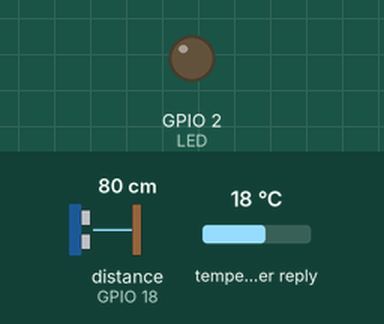
This sketch was run on a simulated ESP32. Shown: output pins drawn as LEDs (lit = HIGH). Wiring (inferred from the names in the program): ultrasonic range finder: trigger GPIO 5; echo GPIO 18. Dashed ring = blinking. Inputs (shaded band) come from the test bench; at power-on: distance to the obstacle (sensor on GPIO 18) 80 cm, temperature in the weather reply 18 °C. The echo pulse lasts 58.3 µs per cm; WiFi joins after 1.5 s; servers stay silent unless stated; the local clock reads 2024-03-15 10:24:30 at power-on unless the sketch sets it; the Firebase database answers and starts empty; web services answer with replies made up by the test bench; pins used as bus, display or sensor lines are not drawn; what the sketch prints to the serial monitor is not drawn.

Above: at 2.7 s.
2.8 s: distance to the obstacle (sensor on GPIO 18) set to 23 cm
6.2 s: distance to the obstacle (sensor on GPIO 18) set to 19 cm
At 8.34 s:
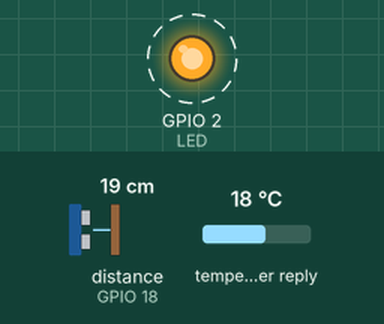
Timing chart, 0 to 31.0 s (numbered marks = the images above; inputs shaded):
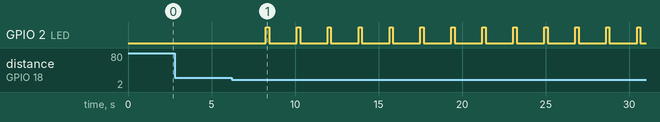

Measured:
- the behaviour switches between 21 and 20 cm on distance to the obstacle (sensor on GPIO 18) (found by bisection; images 0 and 1)
- after the input at 2.8 s, every drawn part: stays the same
- after the input at 6.2 s, GPIO 2 (LED): alternates HIGH for 0.20 s and LOW for 1.7 s, starting after 2.0 s

The sketch:

Faro_.ino
```cpp
#include "index.h"
#include "conditions.h"


#include <WiFi.h>
#include <WebServer.h>
#include <HTTPClient.h>
#include <WiFiClient.h>

WebServer server(80);


#include "FirebaseESP32.h"
FirebaseData firebasedata;

const int trigPin=5;
const int echoPin=18;

#define SOUND_SPEED 0.034
#define CM_TO_INCH 0.393701

long duration;
float distance;
#define LED 2
int flag=0;
int visibility;
String timestamp;


double get_distance(){
    digitalWrite(trigPin, LOW);
  delayMicroseconds(2);
  // Sets the trigPin on HIGH state for 10 micro seconds
  digitalWrite(trigPin, HIGH);
  delayMicroseconds(10);
  digitalWrite(trigPin, LOW);

  // Reads the echoPin, returns the sound wave travel time in microseconds
  duration = pulseIn(echoPin, HIGH);


  // Calculate the distance
  distance = duration * SOUND_SPEED/2;
  // Prints the distance in the Serial Monitor
  //Serial.print("Ciao");
  Serial.print("Distance (cm): ");
  Serial.println(distance);
  Serial.print("\n");
  return distance;
}

int timezone=2;
int dst=0;

String get_timestamp(){
  String timestamp="";
  time_t now= time(nullptr);
  timestamp=String(ctime(&now));
  timestamp.remove(24);

  if (timestamp.endsWith("1970")){
    return"";
  }
  else{
    return timestamp;
  }
}

int get_visibility(){
  int visibility = 0;

  if (Firebase.getInt(firebasedata, "visibility")) {

    if (firebasedata.dataType() == "int") {
      visibility = firebasedata.intData();
      return visibility;
    }

  } else {
    //Failed, then print out the error detail
    Serial.println(firebasedata.errorReason());
  }}


 int mytimer(int timer1){
  static unsigned long t1,dt;
  int ret=0;
  dt=millis()-t1;
  if(dt>=500){
    t1=millis();
    ret=1;
    }
  return ret;
  }


   int mytimer2(int timer2){
  static unsigned long t1,dt;
  int ret=0;
  dt=millis()-t1;
  if(dt>=500){
    t1=millis();
    ret=1;
    }
  return ret;
  }

   int mytimer3(int timer){
  static unsigned long t1,dt;
  int ret=0;
  dt=millis()-t1;
  if(dt>=300){
    t1=millis();
    ret=1;
    }
  return ret;
  }

//Threshold for visibility
const int VISIBILITY_THRESHOLD=5000;

//Threshold for time
const int HOUR_THRESHOLD=17;

//Threshold for distance
const float DISTANCE_THRESHOLD=20;


//Webserver handle
void handle_index(){
  Serial.println("GET/index");
  server.send(200, "text/html", index_html_page());
}


void handle_conditions(){
  Serial.println("GET/conditions");
  server.send(200, "text/html", conditions_html_page(String(timestamp), String(visibility), String(distance), flag));
}

void handle_not_found(){
  server.send(404, "text/plain","404:Page not found!");
}


void setup() {

    Serial.begin(9600);
  //Wi-Fi connection setup
  WiFi.begin("Telecom-66766493", "cWSBQXDRzi92WlpXeZ2D6Nqy");
  Serial.println("");
  Serial.print("Connecting to "); Serial.print("Telecom-66766493");

  while (WiFi.status() != WL_CONNECTED) {
    if(mytimer(500)){
    Serial.print(".");
  }}
  //Serial.println("");
  Serial.print("Connected to ");  Serial.println("Telecom-66766493 ");
  //Serial.print("IP address: ");   Serial.println(WiFi.localIP());

   Serial.println("");

 //Firebase initialization
  Firebase.begin("https://provaled-5b6de-default-rtdb.firebaseio.com", "PFsA2WiSPzwKdBMRkRrwjwQMcNrgE75H31pXu4Or");
   Serial.println("");

    //Configuring timestamp function
  configTime(timezone * 3600, dst * 0, "pool.ntp.org", "time.nist.gov");
  Serial.println("\nWaiting for time");
  while (!time(nullptr)) {
     if(mytimer2(500)){
       Serial.print(".");
  }
  }
  Serial.print("Timestamp: "); Serial.println(get_timestamp());

  pinMode(LED,OUTPUT);

  pinMode(trigPin, OUTPUT); // Sets the trigPin as an Output
  pinMode(echoPin, INPUT);

 //Server setup
  server.on("/", handle_index);
  server.on("/conditions.html", handle_conditions);
  server.onNotFound(handle_not_found);

  server.begin();
  Serial.print("HTTP server started at "); Serial.println(WiFi.localIP());

}

void loop(void) {

  //if(mytimer2(500)){
    server.handleClient();
    WiFiClient wifi_client;
  HTTPClient http_client;
  Serial.print("[HTTP] begin...\n");

  String timestamp=get_timestamp();
  String http_request = "http://api.openweathermap.org/data/2.5/weather?q=Firenze,it&appid=84bd5e5de7476ab4920522cb8bb41ccd";
  Serial.print("HTTP Request: "); Serial.println(http_request);
  if (http_client.begin(wifi_client, http_request)) {
    Serial.print("[HTTP] GET...\n");
    int http_code = http_client.GET();
    if (http_code > 0) {
      Serial.printf("[HTTP] GET... code: %d\n", http_code);
      if (http_code == HTTP_CODE_OK || http_code == HTTP_CODE_MOVED_PERMANENTLY) {
        String payload_resp = http_client.getString();
        Serial.println(payload_resp);
        payload_resp.remove(payload_resp.length()-1);


        //Serial.println(get_timestamp());
        String payload_to_Firebase = payload_resp + ",\"nave\":{\"time\":" + '"'+ timestamp.substring(11,19)+'"' + ",\"distance\":"+String(get_distance()) + "}}";
        payload_to_Firebase.replace("[","");
        payload_to_Firebase.replace("]","");
        Serial.println("Payload for Firebase:"); Serial.println(payload_to_Firebase);
        FirebaseJson updateData;

        updateData.setJsonData(payload_to_Firebase);

        if(Firebase.updateNode(firebasedata, "/", updateData)){

          Serial.println("Correct update data");
        }
        else { Serial.println(firebasedata.errorReason()); }

      }
    }else{
      Serial.printf("[HTTP] GET... failed, error: %s\n", http_client.errorToString(http_code).c_str());
    }
    http_client.end();
  } else {
    Serial.printf("[HTTP} Unable to connect\n");
  }

  visibility=get_visibility();
  int hour=timestamp.substring(11,13).toInt();


     if (distance<=DISTANCE_THRESHOLD) {
       if ((VISIBILITY_THRESHOLD>visibility || HOUR_THRESHOLD<hour)){
         digitalWrite(LED, HIGH);
         delay(200);
         digitalWrite(LED, LOW);

     flag=2;
     }
     else{
      digitalWrite(LED,HIGH);
      flag=1;
      if (flag=!1){
        digitalWrite(LED,HIGH);
        flag=1;
      }
     }
     }
  if (distance>DISTANCE_THRESHOLD & (flag=!0)){
    digitalWrite(LED, LOW);
    flag=0;
  }
  server.send(200, "text/html", index_html_page());
  server.send(303);

  //}
  }
```

conditions.h
```cpp
String conditions_html_page(String timestamp, String visibility, String distance, int flag){
String img_light = "";


switch (flag) {
    case 1:
        img_light = "https://drive.google.com/file/d/177kFCTz_bhclHp1Q6_pZu9AE8Ok12yyM/view?usp=sharing";
         break;
    case 2:
        img_light = "https://drive.google.com/file/d/1COMTZBs84oW44J6y6O8nMhIk5ck5R-sp/view?usp=sharing";
        break;
   default:
        img_light = "https://drive.google.com/file/d/1I2_nQM5XWdJD3hNL3xbJMp-Y-2zbQuAP/view?usp=sharing";
        break;
  }
  return R"==(

<html>

<head>
<title> Faro Intelligente </title>


 <style>
  *{
   font-family:'Arial';
  }

  html{
   margin:0px;
   padding:0pc;
  }

  body{
   background-color: Cornsilk;
   margin:0px;
   padding:0pc;
  }


  header{
   background-color:Ivory;
   height: 170px;
    }

  h1{
  font-family:'Impact';
  text-align: center;
  letter-spacing:6px;
  font-size: 70px;
  color:DarkTurquoise;
  padding:10px;
  top:20px;
  }

  h2{
   font-family:'Arial';
   letter-spacing:2px;
   font-size:45px;
   color:DarkTurquoise;
   margin:0px;
   padding:0px;
  }


  p{
  background-color:Ivory;
  text-align:center;
  width:98%;
  font-size:19px;
  }


  aside{
   width:40%;
   position :absolute;
   bottom:80px;
   right:0px;
  }


  section{
  position:section;
  }


 #faro{
  float:right;
  height:350px;
  margin-right:70px;
  margin-top:10px;
  }


  article{
  width:90%;
  text-align:center;
  border:solid 3px DarkTurquoise;
  background-color:Ivory;
  position:absolute;
  top:320px;
  bottom:250px;
  margin-left:50px;
  padding:10px;
  border-radius: 10px 10px 10px 10px;
  }


  .boxHour{
  width:25%;
  border: solid 3px DarkTurquoise;
  background-color:Ivory;
  position:absolute;
  top:520px;
  bottom:20px;
  margin-left:80px;
  padding:10px;
  border-radius: 10px 10px 10px 10px;
  }

  h3{
  font-family:'Arial';
  text-align: center;
  letter-spacing:3px;
  font-size: 45px;
  color:DarkTurquoise;
  margin:0px;
  padding:0px;
  }

  .text-boxHour{
   text-align:center;
   font-family:'Arial';
   font-size:35px;
   margin:0px;
   padding:0px;
  }

  .boxVis{
  width:25%;
  border: solid 3px DarkTurquoise;
  background-color:Ivory;
  position:absolute;
  top:520px;
  bottom:20px;
  margin-left:550px;
  padding:10px;
  border-radius: 10px 10px 10px 10px;
  }

  h4{
  font-family:'Arial';
  text-align: center;
  letter-spacing:3px;
  font-size: 45px;
  color:DarkTurquoise;
  margin:0px;
  padding:0px;
  }

  .text-boxVis{
   text-align:center;
   font-family:'Arial';
   font-size:35px;
   margin:0px;
   padding:0px;
  }


  .boxDist{
  width:25%;
  border: solid 3px DarkTurquoise;
  background-color:Ivory;
  position:absolute;
  top:520px;
  bottom:20px;
  margin-left:1020px;
  padding:10px;
  border-radius: 10px 10px 10px 10px;
  }

  h5{
  font-family:'Arial';
  text-align: center;
  letter-spacing:3px;
  font-size: 45px;
  color:DarkTurquoise;
  margin:0px;
  padding:0px;
  }

  .text-boxDist{
   text-align:center;
   font-family:'Arial';
   font-size:35px;
   margin:0px;
   padding:0px;
  }


   nav{
   margin-right:0px;
   padding-right:0px;
   }


  .vertical-menu {
  width: 400px;
  }

  .vertical-menu a {
  background-color: FloralWhite;
  color: black;
  display: block;
  padding: 12px;
  text-decoration: none;
  }

 .vertical-menu a:hover {
  background-color: DarkTurquoise;
 }

 .vertical-menu a.active {
  background-color: DarkTurquoise;
  color: white;
  }

 </style>


<body>
<header>

 <h1>Faro intelligente <img id="faro" src=img_light>  </h1>

</header>

<section>

 <div class="vertical-menu">

  <a href="index.htm" class="active">Home</a>
  <a href="conditions.htm">Condizioni meteo</a>
 </div>


 <article>
  <h2> Condizioni meteo e visibilità </h2>
 <p> A seconda dell'ora in cui ci troviamo e delle condizioni di visibilità, la luce emessa dal faro sarà diversa in modo da garantirne sempre l'efficacia. </p>
 </article>

<div class="boxHour">
 <h3> Ora <br></br></h3>
 <p class="text-boxHour">)==" + String(timestamp) +R"==(</p>
</div>

<div class="boxVis">
 <h4> Visibilità<br></br> </h4>
 <p class="text-boxVis">)==" + String(visibility) +R"==(</p>
</div>

<div class="boxDist">
 <h5> Luce <br></br> </h5>
 <p class="text-boxDist">  )==" + String(distance) +R"==(</p>
</div>


</section>


</body>

</html>
    )==";
}
```

index.h
```cpp
String index_html_page(){

  return R"==(


</style>


<body>
<header>

 <h1>Faro intelligente </h1>

</header>

<section>
 <aside>
<img id="light" src="https://drive.google.com/file/d/1I2_nQM5XWdJD3hNL3xbJMp-Y-2zbQuAP/view?usp=sharing" style="float:right;height:420px;" >
</aside>


 <div class="vertical-menu">

  <a href="index.htm" class="active">Home</a>
  <a href="conditions.htm">Condizioni meteo</a>
 </div>


<article>
<h2> Faro </h2>
<p>
Un faro è una struttura dotata di un sistema capace di emettere potenti segnali luminosi di aiuto e riferimento alla navigazione. <br></br>
Il nostro faro intelligente è costituito da un proiettore di luce a led e da un sensore di distanza ad ultrasuoni, la sua funzione è quella di riconoscere l'arrivo delle navi ed emettere i segnali luminosi quando queste si trovano ad una distanza minore di 30cm. <br></br>
I segnali luminosi, inoltre, variano a seconda della visibilità e della fascia oraria, in modo da essere sempre percepibili e distinguibili dalle navi in avvicinamento.
</p>
</article>
</section>


</body>

</html>
    )==";
}
```
